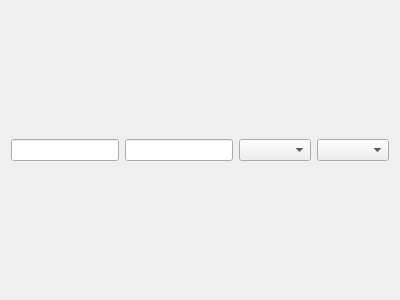
<?xml version="1.0" encoding="UTF-8"?>
<ui version="4.0">
 <class>addnoun</class>
 <widget class="QDialog" name="addnoun">
  <property name="geometry">
   <rect>
    <x>0</x>
    <y>0</y>
    <width>400</width>
    <height>300</height>
   </rect>
  </property>
  <property name="windowTitle">
   <string>Add Noun</string>
  </property>
  <layout class="QHBoxLayout" name="horizontalLayout">
   <item>
    <widget class="QLineEdit" name="nomSing"/>
   </item>
   <item>
    <widget class="QLineEdit" name="genSing"/>
   </item>
   <item>
    <widget class="QComboBox" name="declension">
    </widget>
   </item>
   <item>
    <widget class="QComboBox" name="gender">
    </widget>
   </item>
  </layout>
 </widget>
 <resources/>
 <connections/>
</ui>
